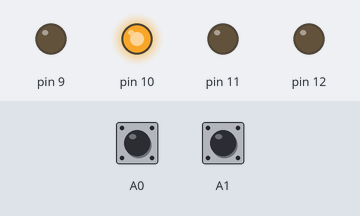
Recording of a sketch running on a simulated Arduino Uno, built with avr-gcc and run on an emulated ATmega328P. Parts: output pins drawn as LEDs (lit = HIGH). The test bench sets the inputs (shaded band); at power-on: A1 HIGH, A0 HIGH.

Above: at 1.2 s.
1.3 s: A1 pulled LOW for 0.15 s
At 2.08 s:
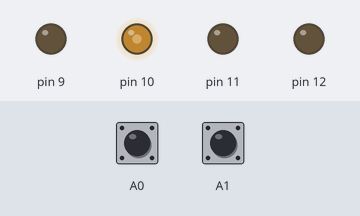
4.3 s: A0 pulled LOW for 0.15 s
7.3 s: A0 pulled LOW for 1 s
10.3 s: A1 pulled LOW for 1 s
At 11.68 s:
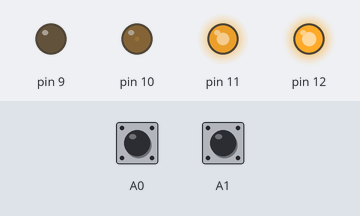
13.3 s: A1 pulled LOW for 0.15 s
At 14.5 s:
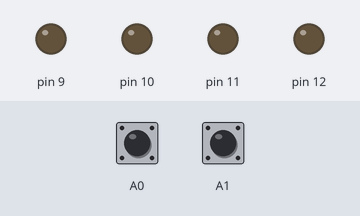
14.9 s: A1 pulled LOW for 3.2 s
At 16.0 s:
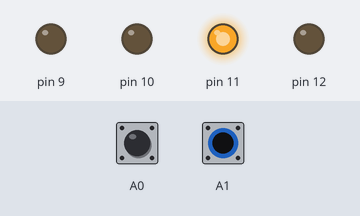
Timing chart, 0 to 17.9 s (numbered marks = the images above; inputs shaded):
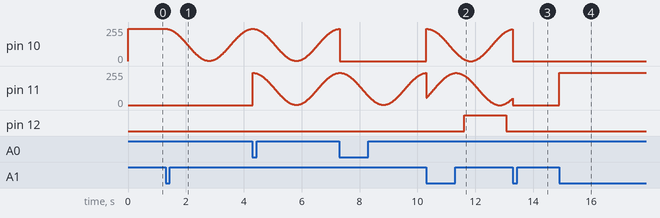

Measured:
- after the input at 10.3 s, pin 12: LOW → HIGH after 1.3 s, → LOW 1.5 s later
- after the input at 13.3 s, pin 12: stays LOW (without the input it goes to HIGH after 1.3 s)
- after the input at 14.9 s, pin 11: 0/255 → 242/255 at once

The sketch:

main.ino
```cpp
// this is kind of fun

//includes
#include <Arduino.h>
#include "Button.h"
#include "LedStrip.h"

//pin config
#define RED 10
#define GREEN 11
#define BLUE 12
#define WHITE 9

#define COLOR_BUTTON A0
#define MODE_BUTTON A1

//time managment
uint32_t previous_time = 0;

//define Objects
Button Color_Button, Mode_Button;
LedStrip Main_Strip;

void setup() {
	Serial.begin(9600);

    Color_Button.init(COLOR_BUTTON);
    Mode_Button.init(MODE_BUTTON);

    rgb_t pin_setup = {RED,GREEN,BLUE,WHITE};
    Main_Strip.init( pin_setup );
}

void loop() {
	uint32_t current_time = millis();
    uint32_t time_since_last_loop = current_time - previous_time;

	//main button check loop
	if (Color_Button.update(time_since_last_loop)) { //main button check loop
		Main_Strip.next_color();
	}

    if (Mode_Button.update(time_since_last_loop)) {
        Main_Strip.next_mode();
    }

	//main light update loop
	Main_Strip.update(current_time);

	//set vars for next loop
	previous_time = current_time;
}
```

Button.cpp
```cpp
#include "Button.h"

#define DEFAULT_TIMEOUT 90;

void Button::init(uint8_t pinNum) {
    pin = pinNum;
    current_state = HIGH;
    last_state = HIGH;
    timeout = 0;
    pinMode(pin, INPUT_PULLUP);
}

bool Button::update(uint32_t update_time) {
    current_state = digitalRead(pin);
    if (last_state == LOW && timeout <= 0) {
		timeout = DEFAULT_TIMEOUT;
        return true;
    }

	if (current_state == HIGH && timeout > 0) {
		timeout = timeout - (update_time);
	}

    last_state = current_state;

    return false;
}
```

Button.h
```cpp
#pragma once

class Button {
public:
    void init(uint8_t pinNum);
    bool update(uint32_t update_time); // used to ask if the button has been pressed

private:
    uint8_t pin;
    int8_t current_state, last_state, timeout;
};
```

LedStrip.cpp
```cpp
#include "LedStrip.h"

#define LIGHT_UPDATE 10.0; //time between light color updates
const double Pulse_Interval = 3000; //length of pulse/rainbow from color on,off,on

#define BRIGHTNESS_MIN .01
#define BRIGHTNESS_MAX .95
#define AMPLITUDE (BRIGHTNESS_MAX-BRIGHTNESS_MIN)/2 //used to align the cos() to MIN/MAX brightness
#define SHIFT (BRIGHTNESS_MAX+BRIGHTNESS_MIN)/2 //used to align the cos() to MIN/MAX brightness
#define OFFSET (TWO_PI)/3
#define OFFSET_INV OFFSET*-1

//public functions

void LedStrip::init(rgb_t& pinSetup) {
    pin = pinSetup;
    status.color = Color::red;
    status.mode = Mode::solid;
    update_color();
    brightness = 1;
    animation_step = 0;

	pinMode(pin.r, OUTPUT);
	pinMode(pin.g, OUTPUT);
    pinMode(pin.b, OUTPUT);
	pinMode(pin.w, OUTPUT);

    set_color();
};

void LedStrip::update(const uint32_t& current_time) {
	if (current_time >= next_update_time) {
        switch(status.mode){
            case Mode::pulsing:
                update_pulse();
                update_color();
                break;
            case Mode::solid:
                brightness = BRIGHTNESS_MAX;
                update_color();
                break;
            case Mode::rainbow:
                brightness = BRIGHTNESS_MAX;
                update_rainbow();
                break;
            default:
                color = {0,0,0,0};
                status.mode = Mode::off;
                break;
        }

        set_color();
        next_update_time = current_time + LIGHT_UPDATE;
    }
};

void LedStrip::next_color() {
    switch(status.mode){
        case Mode::solid:
        case Mode::pulsing:
            status.color = static_cast<Color>(status.color+1);
        default:
            break;
    }
}

void LedStrip::next_mode() {
    status.mode = static_cast<Mode>(status.mode+1);
}

//private functions
void LedStrip::update_color() {
	switch(status.color){
		case Color::yellow:
			color = {255,255,0,0};
			break;
		case Color::green:
			color = {0,255,0,0};
			break;
		case Color::cyan:
			color = {0,255,255,0};
			break;
		case Color::blue:
			color = {0,0,255,0};
			break;
		case Color::magenta:
			color = {255,0,255,0};
			break;
		case Color::white:
			color = {0,0,0,255};
			break;
        default:
            color = {255,0,0,0};
            status.color = Color::red;
			break;
	}
}

void LedStrip::animation_update() {
    animation_step = animation_step + LIGHT_UPDATE;

	if (animation_step >= Pulse_Interval) {
		animation_step = 0;
	}
}

double LedStrip::wave_gen(const double& offset) {
    return cos(TWO_PI / Pulse_Interval * animation_step + offset);
}

void LedStrip::update_pulse() {
    animation_update();
    brightness = AMPLITUDE * wave_gen(0) + SHIFT;
}

double LedStrip::wave_rainbow(const double& offset) {
    return 127 * wave_gen(offset) + 127.5;
}

void LedStrip::update_rainbow() {
    animation_update();
    color.r = wave_rainbow(0);
    color.g = wave_rainbow(OFFSET_INV);
    color.b = wave_rainbow(OFFSET);

}

void LedStrip::set_color() {
	analogWrite(pin.r,  color.r*brightness);
	analogWrite(pin.g,	color.g*brightness);
	analogWrite(pin.b, 	color.b*brightness);
	analogWrite(pin.w, 	color.w*brightness);
}
```

LedStrip.h
```cpp
#pragma once

#include <Arduino.h>

enum Color: uint8_t {
    red,
    yellow,
    green,
    cyan,
    blue,
    magenta,
    white
};

enum Mode: uint8_t {
    off,
    solid,
    pulsing,
    rainbow
};

typedef struct Status {
    Color color;
    Mode mode;
} status_t;

typedef struct RGB {
	uint8_t r;
	uint8_t g;
	uint8_t b;
	uint8_t w;
} rgb_t;

class LedStrip {
public:
    void init(rgb_t& pinNum); //initialize LED Strip
    void update(const uint32_t& current_time); //update the strip, provide the current time
    void next_color(); // function to increment to the next color option(if in a mode that supports it)
    void next_mode(); // function to increment to the next mode

private:
    rgb_t pin, color;
    status_t status;

    double brightness, animation_step;
    uint32_t next_update_time;

    void update_color(); //updates the color var to the lates mode.color
    void animation_update();
    double wave_gen(const double& offset);
    void update_pulse();
    double wave_rainbow(const double& offset);
    void update_rainbow();
    void set_color(); //sends the color output to the pins
};
```
